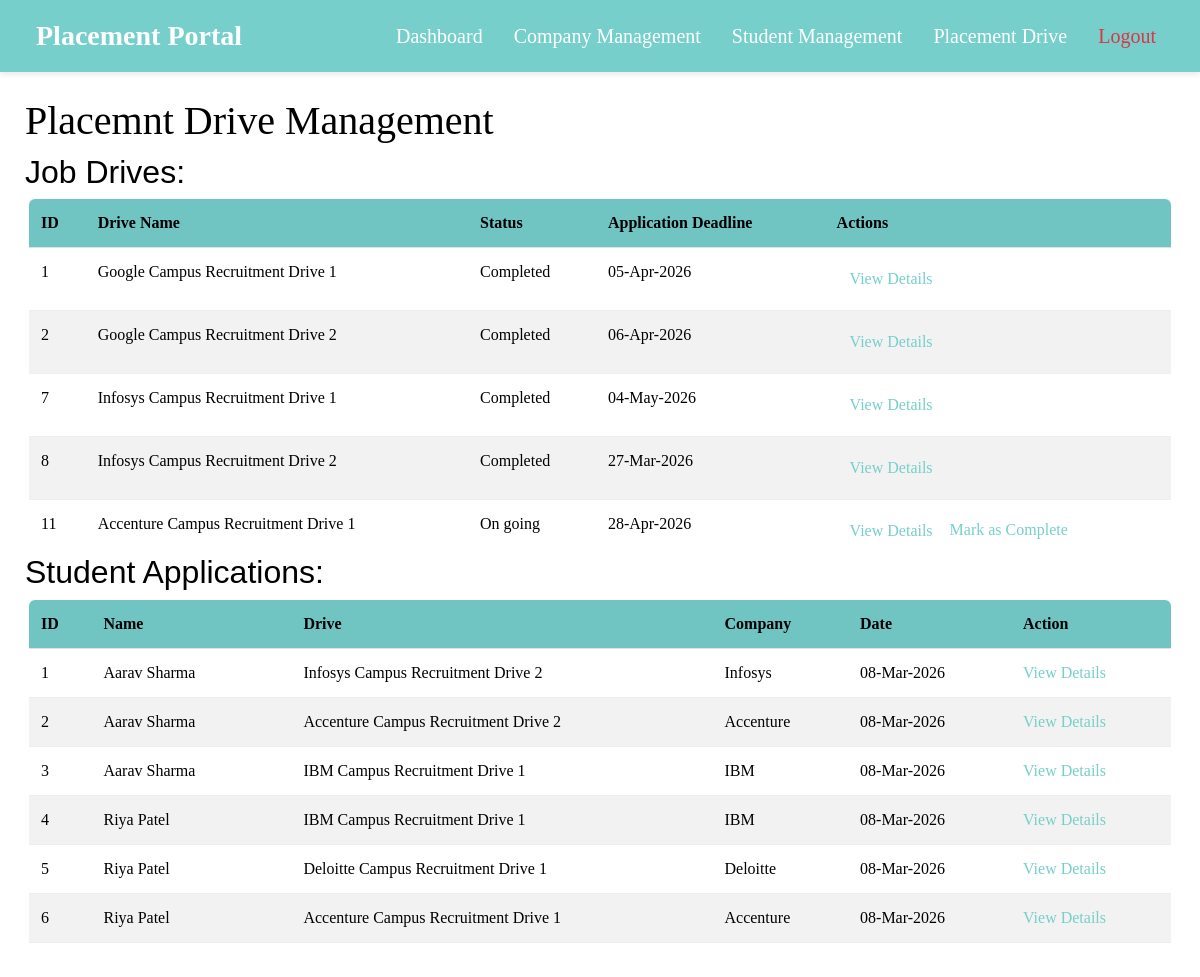
The page /admin/1/jobDrives (signed in) on the database its author committed.
### models.py (models this page shows)
class JobPosition(db.Model):
    __tablename__ = "jobpositions"
    jobId = db.Column(db.Integer, primary_key = True, autoincrement = True)
    companyId = db.Column(db.Integer, db.ForeignKey("companies.companyId"), nullable = False)
    driveName = db.Column(db.String, nullable = False)
    positionOpen= db.Column(db.String, nullable = False)
    description = db.Column(db.String, nullable = False)
    skillsRequired = db.Column(db.String, nullable = False)
    experienceRequired = db.Column(db.String, nullable = False)
    deadline = db.Column(db.DateTime, nullable = False)
    active = db.Column(db.Boolean, default = True, nullable = False)
    salary = db.Column(db.String, nullable = False)
    location = db.Column(db.String, nullable = False)
    company = db.relationship('Company', back_populates = "jobs")
    applications = db.relationship('Application', back_populates = 'job', lazy = True, cascade = "all, delete-orphan")

class Application(db.Model):
    __tablename__ = "applications"
    applicationId = db.Column(db.Integer, autoincrement = True , primary_key = True)
    studentId = db.Column(db.Integer, db.ForeignKey("students.studentId"))
    jobId  = db.Column(db.Integer, db.ForeignKey("jobpositions.jobId"))
    status = db.Column(db.String, default = "Applied", nullable = False)
    appliedOn = db.Column(db.DateTime, default = datetime.utcnow)
    student = db.relationship('Student', back_populates = "applications")
    job = db.relationship('JobPosition', back_populates = 'applications')
    placement = db.relationship('Placement', back_populates = "application" , uselist = False, cascade = "all, delete-orphan")

class Student(db.Model):
    __tablename__ = "students"
    studentId = db.Column(db.Integer,autoincrement = True, primary_key = True )
    userId = db.Column(db.Integer, db.ForeignKey("users.userId"), nullable = False)
    name = db.Column(db.String, nullable = False)
    contactNumber = db.Column(db.Integer , nullable = False)
    department = db.Column(db.String, nullable = False)
    resume = db.Column(db.String, nullable = False)
    experience = db.Column(db.String, nullable = False)
    skills = db.Column(db.String, nullable = False)
    user = db.relationship('User', back_populates = "student")
    applications = db.relationship('Application', back_populates = "student", lazy = True, cascade = "all, delete-orphan")

class Company(db.Model):
    __tablename__ = "companies"
    companyId = db.Column(db.Integer, autoincrement = True, primary_key = True)
    userId = db.Column(db.Integer, db.ForeignKey("users.userId"), nullable = False)
    companyName = db.Column(db.String, nullable = False)
    industry = db.Column(db.String, nullable = False)
    description = db.Column(db.String, nullable = False)
    companyEmail = db.Column(db.String,nullable = False)
    approved = db.Column(db.Boolean, default = False, nullable = False)
    jobs = db.relationship('JobPosition', back_populates = "company", lazy = True, cascade = "all, delete-orphan")
    user = db.relationship('User', back_populates = "company")

### app.py (the view)
@app.route('/admin/<int:adminId>/jobDrives')
@role_required('Admin')
def showDrives(adminId):
    viewAppId = request.args.get("viewAppId")
    viewDriveId = request.args.get("viewDriveId")
    selectedApplication = None
    selectedDrive = None
    if viewAppId:
        selectedApplication = Application.query.filter_by(applicationId = viewAppId).first()
    if viewDriveId:
        selectedDrive = JobPosition.query.filter_by(jobId = viewDriveId).first()
    drives = JobPosition.query.join(Company).filter(
        Company.approved == True,
    ).all()
    applications = Application.query.all()
    return(render_template('./admin/jobpositions.html', adminId = adminId, drives = drives, applications = applications, selectedApplication = selectedApplication, selectedDrive = selectedDrive))

### app.py (called while the page is built)
@loginManager.user_loader
def load_user(userId):
    return db.session.get(User, int(userId))

def role_required(role):
    def wrapper(func):
        @wraps(func)
        @login_required
        def decorated_function(*args, **kwargs):
            if current_user.role != role:
                abort(403)
            if current_user.active != True:
                flash("Waiting Admin Approval!", "danger")
            return func(*args,**kwargs)
        return decorated_function
    return wrapper

### templates/admin/jobpositions.html (shortened to what this page needs)
<!DOCTYPE html>
<html>
    <head>
        <link href="https://cdn.jsdelivr.net/npm/bootstrap@5.3.3/dist/css/bootstrap.min.css" rel="stylesheet">
        <link rel="stylesheet" href="../../static/css/style.css">
    </head>
    <body class = "p-6">
    <nav class="navbar navbar-expand-lg px-4" style="background-color: var(--primary-teal);">
    <div class="container-fluid">
        <a class="navbar-brand text-white" href="{{ url_for('showAdminDash', adminId=adminId) }}">
            Placement Portal
        </a>
        <div class="collapse navbar-collapse" id="adminNavbar">
            <ul class="navbar-nav ms-auto">
                <li class="nav-item">
                    <a class="nav-link text-white" href="{{ url_for('showAdminDash', adminId=adminId) }}">Dashboard</a>
                </li>
                <li class="nav-item">
                    <a class="nav-link text-white" href="{{ url_for('showCompanies', adminId=adminId) }}">Company Management</a>
                </li>
                <li class="nav-item">
                    <a class="nav-link text-white" href="{{ url_for('showStudents', adminId=adminId) }}">Student Management</a>
                </li>
                <li class="nav-item">
                    <a class="nav-link text-white" href="{{ url_for('showDrives', adminId=adminId) }}">Placement Drive</a>
                </li>
                <li class="nav-item">
                    <a class="nav-link text-danger" href="{{ url_for('logout') }}">Logout</a>
                </li>
            </ul>
        </div>
    </div>
</nav>
    <div class ="content">
        <h1>Placemnt Drive Management</h1>
        <h2>Job Drives:</h2>
        <div class="table-container">
        <table class = "table table-striped">
            <tr>
                <th>ID</th>
                <th>Drive Name</th>
                <th>Status</th>
                <th>Application Deadline</th>
                <th>Actions</th>
            </tr>
            {%  for drive in drives %}
            <tr>
                <td>{{ drive.jobId }}</td>
                <td> {{ drive.driveName }}</td>
                <td>
                    {% if drive.active %}
                    On going
                    {% else %}
                    Completed
                    {% endif %}
                </td>
                <td>{{ drive.deadline.strftime('%d-%b-%Y') }}</td>
                <td>
                    <a class="btn" href = "{{ url_for('showDrives', viewDriveId = drive.jobId, adminId = adminId) }}">View Details</a>
                    {% if drive.active %}
                    <a href = "{{ url_for('completeDrive', jobId = drive.jobId, adminId = adminId) }}">Mark as Complete</a>
                    {% endif %}
                </td>
            </tr>
            {% endfor %}
        </table>
        </div>
        <h2> Student Applications: </h2>
        <div class="table-container">
        <table class = "table table-striped">
            <tr>
                <th>ID</th>
                <th>Name</th>
                <th>Drive</th>
                <th>Company</th>
                <th>Date</th>
                <th>Action</th>
            </tr>
            {% for application in applications %}
            <tr>
                <td>{{ application.applicationId }}</td>
                <td>{{ application.student.name }}</td>
                <td>{{ application.job.driveName }}</td>
                <td>{{ application.job.company.companyName }}</td>
                <td>{{ application.appliedOn.strftime(' %d-%b-%Y') }}</td>
                <td><a href = "{{url_for('showDrives', viewAppId = application.applicationId, adminId = adminId)}}">View Details</a></td>
            </tr>
            {% endfor %}
        </table>
        </div>
    </div>
    </body>
</html>

### static/css/style.css (style rules this page uses)
:root { --primary-teal: #76cfcb; --hover-purple: #ded5ff; --action-hover: #9b1aa0; --card-bg: rgb(227, 225, 250); --text-dark: #000000; --text-light: #ffffff; --border-radius-sm: 6px; --border-radius-lg: 12px; --nav-padding: 10px 20px; --transition-speed: 0.3s; --main-font: 'Times New Roman', Times, serif; --heading-font: 'Franklin Gothic Medium', 'Arial Narrow', Arial, sans-serif; }
body { font-family: var(--main-font); background-image: url('../images/background.png'); background-size: cover; background-position: center; background-attachment: fixed; color: var(--text-dark); }
.navbar { position: sticky; top: 0; z-index: 1030; box-shadow: 0 2px 6px rgba(0, 0, 0, 0.1); background-color: var(--primary-teal); padding: var(--nav-padding); }
.navbar-brand { color: var(--text-light); font-weight: bold; font-size: 28px; }
.nav-link { color: var(--text-light); margin-left: 15px; font-size: 20px; transition: color var(--transition-speed); }
.content { padding: 25px; }
.table-container { max-height: 350px; overflow-y: auto; border-radius: var(--border-radius-sm); margin: 4px; }
.table th { background-color: var(--primary-teal); color: var(--text-dark); font-weight: 600; padding: 12px; text-align: left; top: 0; position: sticky; z-index: 1000; }
.table td { padding: 12px; border-bottom: 1px solid #eee; }
.table a { color: var(--primary-teal); text-decoration: none; font-weight: 500; }
h2 { font-family: var(--heading-font); }

### rows shown on the page
JobPosition: jobId "1", driveName "Google Campus Recruitment Drive 1", active "Completed", deadline "05-Apr-2026"
JobPosition: jobId "2", driveName "Google Campus Recruitment Drive 2", active "Completed", deadline "06-Apr-2026"
JobPosition: jobId "7", driveName "Infosys Campus Recruitment Drive 1", active "Completed", deadline "04-May-2026"
JobPosition: jobId "8", driveName "Infosys Campus Recruitment Drive 2", active "Completed", deadline "27-Mar-2026"
JobPosition: jobId "11", driveName "Accenture Campus Recruitment Drive 1", active "On going", deadline "28-Apr-2026"
Application: applicationId "1", student.name "Aarav Sharma", job.driveName "Infosys Campus Recruitment Drive 2", job.company.companyName "Infosys", appliedOn "08-Mar-2026"
Application: applicationId "2", student.name "Aarav Sharma", job.driveName "Accenture Campus Recruitment Drive 2", job.company.companyName "Accenture", appliedOn "08-Mar-2026"
Application: applicationId "3", student.name "Aarav Sharma", job.driveName "IBM Campus Recruitment Drive 1", job.company.companyName "IBM", appliedOn "08-Mar-2026"
Application: applicationId "4", student.name "Riya Patel", job.driveName "IBM Campus Recruitment Drive 1", job.company.companyName "IBM", appliedOn "08-Mar-2026"
Application: applicationId "5", student.name "Riya Patel", job.driveName "Deloitte Campus Recruitment Drive 1", job.company.companyName "Deloitte", appliedOn "08-Mar-2026"
Application: applicationId "6", student.name "Riya Patel", job.driveName "Accenture Campus Recruitment Drive 1", job.company.companyName "Accenture", appliedOn "08-Mar-2026"
